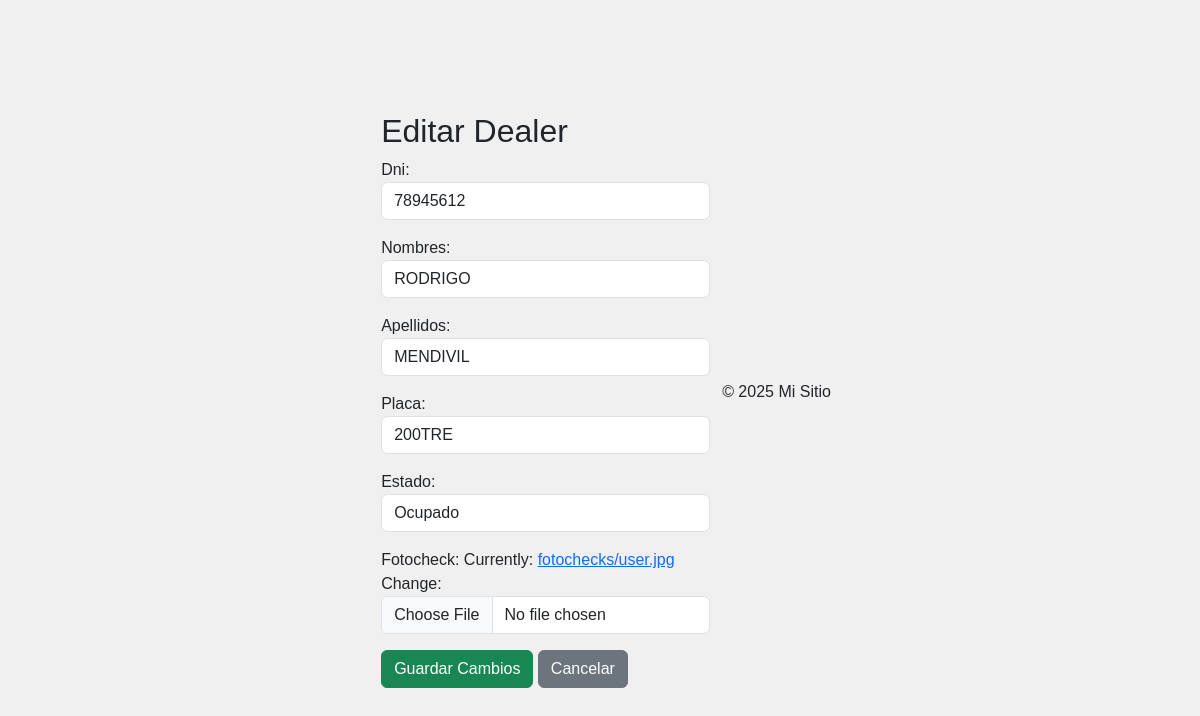
The page /dealers/editar/7/ on the database as committed earlier.
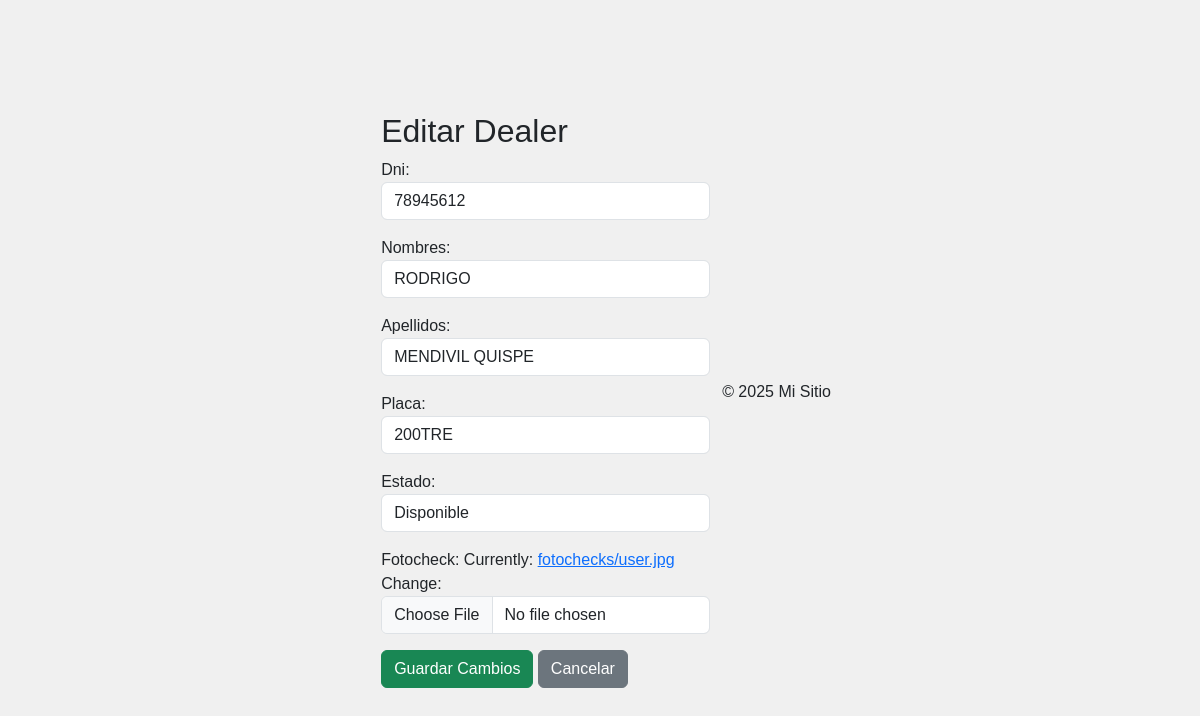
The same page on the database as committed later.
### app_apay/models.py (models this page shows, shortened)
class Dealer(models.Model):
    ESTADO_CHOICES = [
        ('DISPONIBLE', 'Disponible'),
        ('OCUPADO', 'Ocupado'),
    ]
    dni = models.CharField(max_length=8, unique=True)  # DNI del repartidor
    nombres = models.CharField(max_length=100)  # Nombres del repartidor
    apellidos = models.CharField(max_length=100)  # Apellidos del repartidor
    placa = models.CharField(max_length=10, unique=True)  # Placa del vehículo
    estado = models.CharField(max_length=10, choices=ESTADO_CHOICES, default='DISPONIBLE')  # Estado del repartidor
    fotocheck = models.ImageField(upload_to='fotochecks/')  # Foto del repartidor

### app_apay/views.py (the view)
# urls.py: path('dealers/editar/<int:id>/', views.editar_dealer, name='editar_dealer'),
def editar_dealer(request, id):
    dealer = get_object_or_404(Dealer, id=id)
    if request.method == 'POST':
        form = DealerForm(request.POST, request.FILES, instance=dealer)
        if form.is_valid():
            form.save()
            return redirect('listar_dealers')
    else:
        form = DealerForm(instance=dealer)
    return render(request, 'dealers/editar_dealer.html', {'form': form})

### app_apay/forms.py
class DealerForm(forms.ModelForm):
    class Meta:
        model = Dealer
        fields = ['dni', 'nombres', 'apellidos', 'placa', 'estado', 'fotocheck']
        widgets = {
            'dni': forms.TextInput(attrs={'class': 'form-control'}),
            'nombres': forms.TextInput(attrs={'class': 'form-control'}),
            'apellidos': forms.TextInput(attrs={'class': 'form-control'}),
            'placa': forms.TextInput(attrs={'class': 'form-control'}),
            'estado': forms.Select(attrs={'class': 'form-control'}),
            'fotocheck': forms.ClearableFileInput(attrs={'class': 'form-control'}),
        }

### app_apay/templates/dealers/editar_dealer.html (shortened to what this page needs)
{% extends "base.html" %}
{% block content %}
<div class="container">
    <h2>Editar Dealer</h2>
    <form method="post" enctype="multipart/form-data">
        {{ form.as_p }}
        <button type="submit" class="btn btn-success">Guardar Cambios</button>
        <a href="{% url 'listar_dealers' %}" class="btn btn-secondary">Cancelar</a>
    </form>
</div>
{% endblock %}

Rows that differ between the two databases and show on the page:
changed Dealer "RODRIGO": apellidos "MENDIVIL" → "MENDIVIL QUISPE"; estado "Ocupado" → "Disponible"
